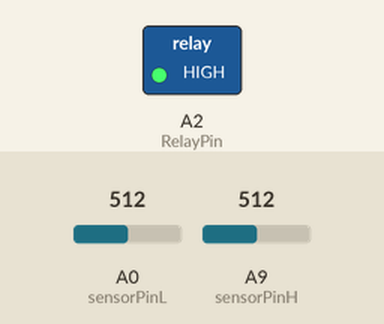
Bench run of a sketch on a simulated Teensy 4. On the bench: switched loads named in the sketch (green lamp = pin HIGH). Dashed ring = blinking. The test bench sets the inputs (shaded band); at power-on: A0 (sensorPinL) = 512, A9 (sensorPinH) = 512 (analog values on the 0–1023 scale). What the sketch prints to the serial monitor is not drawn.

Above: at 3.7 s.
Timing chart, 0 to 6.5 s (numbered marks = the images above):
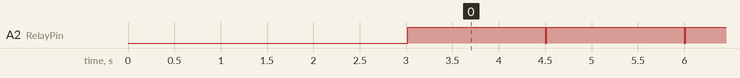

The sketch:

AnalogReadTest2.ino
```cpp
#include <PID_v1.h>
#include <PID_AutoTune_v0.h>

IntervalTimer outputDriveTimer;
IntervalTimer tempMeasTimer;

const int logInterval = 10000; // log every 10 seconds
long lastLogTime = 0;
int sensorPinH = A9;
int sensorPinL = A0;
int RelayPin = A2;

double Setpoint = 82.2;
double Input;
double Output;

volatile long onTime = 0;

// pid tuning parameters
double Kp = 70;
double Ki = 17.2;
double Kd = 0;
//Specify the links and initial tuning parameters
PID myPID(&Input, &Output, &Setpoint, Kp, Ki, Kd, DIRECT);
int WindowSize = 500;
long windowStartTime;
// ************************************************
// Auto Tune Variables and constants
// ************************************************
byte ATuneModeRemember=2;

double aTuneStep=400;
double aTuneNoise=1.5;
unsigned int aTuneLookBack=150;
// 61.10, 119.83, 0.08

boolean tuning = false;
boolean autotune = 0;

PID_ATune aTune(&Input, &Output);

void TempToInput(){
  float temp = readTemp(sensorPinH,sensorPinL);
  noInterrupts();
  Input = temp;
  interrupts();
}

void DoControl()
{
  // Read the input:
  if (tuning) // run the auto-tuner
  {
     if (aTune.Runtime()) // returns 'true' when done
     {
       tuning = false;

       // Extract the auto-tune calculated parameters
       Kp = aTune.GetKp();
       Ki = aTune.GetKi();
       Kd = aTune.GetKd();

       // Re-tune the PID and revert to normal control mode
       myPID.SetTunings(Kp,Ki,Kd);
       myPID.SetMode(ATuneModeRemember);
     }
  }
  else // Execute control algorithm
  {
     myPID.Compute();
  }

  // Time Proportional relay state is updated regularly via timer interrupt.
  noInterrupts();
  onTime = Output;
  interrupts();
}
void Run()
{


   while(true)
   {

      if (autotune && (abs(Input - Setpoint) < 0.5))  // Should be at steady-state
      {
        autotune = false;
        StartAutoTune();
      }

      DoControl();

      // periodically log to serial port in csv format
      if (millis() - lastLogTime > logInterval)
      {
        Serial.print("0,");
        Serial.print(Setpoint);
        Serial.print(",");
        Serial.print(Input);
        Serial.print(",");
        Serial.print(Kp);
        Serial.print(",");
        Serial.print(Ki);
        Serial.print(",");
        Serial.print(Kd);
        Serial.print(",");
        Serial.print(tuning);
        Serial.print(",");
        Serial.print(Output);
        Serial.println(", 0");
        lastLogTime = millis();
      }

      delay(100);
   }
}
void DriveOutput()
{
  long now = millis();
  // Set the output
  // "on time" is proportional to the PID output
  if(now - windowStartTime>WindowSize)
  { //time to shift the Relay Window
     windowStartTime += WindowSize;
  }
  if(onTime > (now - windowStartTime))
  {
     digitalWrite(RelayPin,HIGH);
  }
  else
  {
     digitalWrite(RelayPin,LOW);
  }
}
void StartAutoTune()
{
   // REmember the mode we were in
   ATuneModeRemember = myPID.GetMode();

   // set up the auto-tune parameters
   aTune.SetControlType(0);
   aTune.SetNoiseBand(aTuneNoise);
   aTune.SetOutputStep(aTuneStep);
   aTune.SetLookbackSec((int)aTuneLookBack);
   tuning = true;
}

float readTemp( int pinHigh, int pinLow){
  float temp = 0;
  float V0 = 1645; // in Millivolts
  float Res1 = 99.8;  // (top right) resistance of upper resistor in other leg resistor set
  float Res2 = 100.3; // (bottom right) resistance of lower resistor in other leg resistor set
  float Res3 = 100.2; // (top left) resistance of resistor in series with probe
  double coeffA = .00385;
  double coeffB= -0.0000005775;
  float Res0 = 100;

  int sensorValueH = analogRead(pinHigh);
  int sensorValueL = analogRead(pinLow);
  float Volt = ((sensorValueH-sensorValueL)/16383.0)*1200;
  float ResP = (Res3*(Res1*(V0-Volt)-Res2*Volt))/(Res1*Volt+Res2*(Volt+V0));
  temp = (-coeffA*sqrt(Res0)+sqrt(coeffA*coeffA*Res0-4*coeffB*Res0+4*coeffB*ResP))/(2*coeffB*sqrt(Res0));
  return temp;
}

void setup() {
  Serial.begin(9600);


  analogReference(INTERNAL);
  analogReadResolution(14);
  analogReadAveraging(32);
  pinMode(RelayPin, OUTPUT);
  digitalWrite(RelayPin, LOW);
  myPID.SetTunings(Kp,Ki,Kd);
  myPID.SetSampleTime(1000);
  myPID.SetOutputLimits(0, WindowSize);
  if (!autotune){
    myPID.SetMode(AUTOMATIC);
  }
  outputDriveTimer.priority(100);
  outputDriveTimer.begin(DriveOutput, 15000);
  tempMeasTimer.begin( TempToInput, 14001 );
  delay(3000);
  Serial.print("0,");
  Serial.print("Setpoint");
  Serial.print(",");
  Serial.print("Input");
  Serial.print(",");
  Serial.print("Kp");
  Serial.print(",");
  Serial.print("Ki");
  Serial.print(",");
  Serial.print("Kd");
  Serial.print(",");
  Serial.print("tuning");
  Serial.print(",");
  Serial.print("Output");
  Serial.println(", 0");
}

void loop() {
  // put your main code here, to run repeatedly:
  // read the value from the sensor:
  Run();

  //delay(100);
  //Serial.print(' ');
  //Serial.print((int)sensorValueH);
  //Serial.print(' ');
  //Serial.print((int)sensorValueL);
  //Serial.print(' ');
  //Serial.print(Volt);
  //Serial.print(' ');
  //Serial.print(ResP);
  //Serial.print(' ');
  //Serial.println(temp);
}
```

Measured:
- by itself, A2 (RelayPin): alternates HIGH for 1.5 s and LOW for 0.01 s
